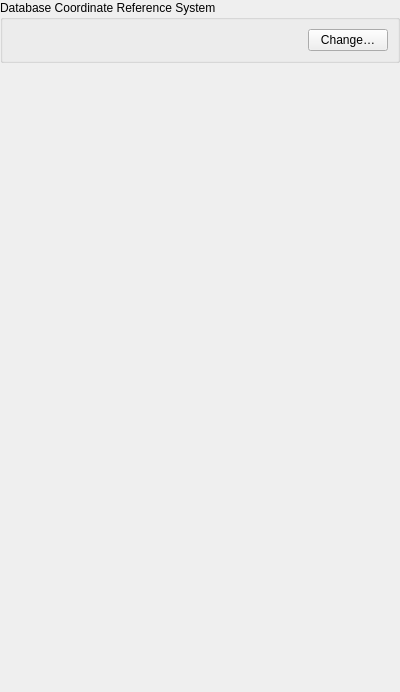
<?xml version="1.0" encoding="UTF-8"?>
<ui version="4.0">
 <class>SettingsPanel</class>
 <widget class="QWidget" name="SettingsPanel">
  <property name="geometry">
   <rect>
    <x>0</x>
    <y>0</y>
    <width>400</width>
    <height>692</height>
   </rect>
  </property>
  <property name="windowTitle">
   <string>Form</string>
  </property>
  <layout class="QVBoxLayout" name="verticalLayout">
   <property name="leftMargin">
    <number>0</number>
   </property>
   <property name="topMargin">
    <number>0</number>
   </property>
   <property name="rightMargin">
    <number>0</number>
   </property>
   <property name="bottomMargin">
    <number>0</number>
   </property>
   <item>
    <widget class="QGroupBox" name="groupBox">
     <property name="title">
      <string>Database Coordinate Reference System</string>
     </property>
     <layout class="QGridLayout" name="gridLayout" columnstretch="1,0">
      <item row="0" column="0">
       <widget class="QLabel" name="label_current_crs">
        <property name="text">
         <string/>
        </property>
       </widget>
      </item>
      <item row="0" column="1">
       <widget class="QPushButton" name="button_change_crs">
        <property name="text">
         <string>Change…</string>
        </property>
       </widget>
      </item>
     </layout>
    </widget>
   </item>
   <item>
    <spacer name="verticalSpacer">
     <property name="orientation">
      <enum>Qt::Orientation::Vertical</enum>
     </property>
     <property name="sizeHint" stdset="0">
      <size>
       <width>20</width>
       <height>40</height>
      </size>
     </property>
    </spacer>
   </item>
  </layout>
 </widget>
 <resources/>
 <connections/>
</ui>
